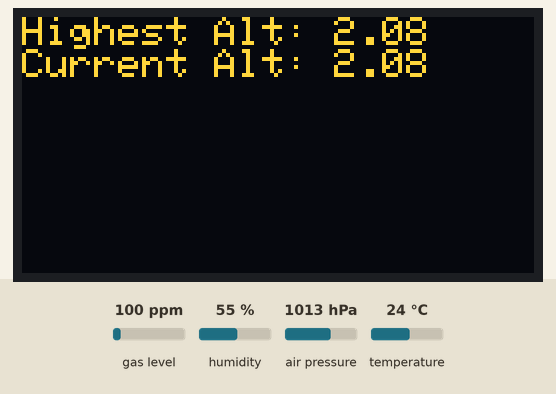
A sketch run on a simulated Arduino Uno, built with avr-gcc and run on an emulated ATmega328P. Parts: 128×64 one-colour display. The test bench sets the inputs (shaded band); at power-on: air pressure 1013 hPa, gas level 100 ppm, humidity 55 %, temperature 24 °C. The OLED is the two-colour kind (top 16 rows yellow); the display library's start-up logo is not drawn.

Above: at 3.2 s.
3.3 s: air pressure set to 952 hPa
At 4.3 s:
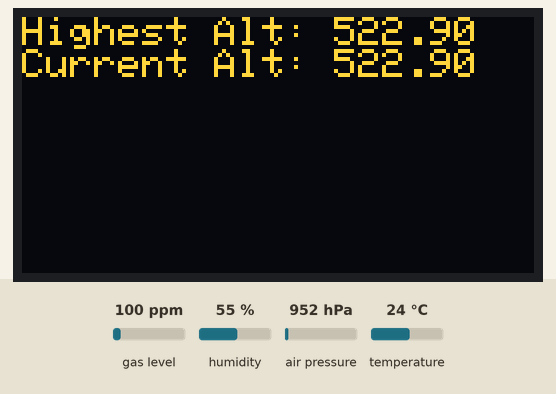
4.8 s: air pressure set to 975 hPa
At 6.0 s:
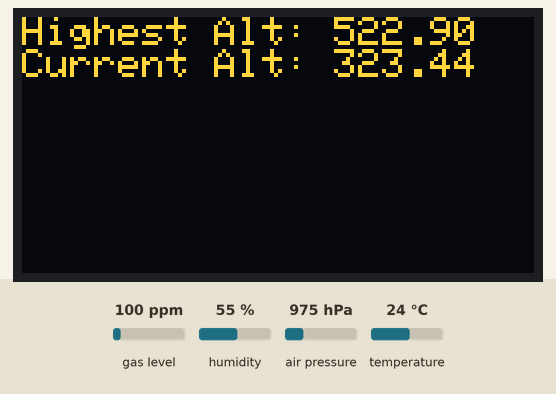
6.3 s: air pressure set to 1000 hPa
At 7.0 s:
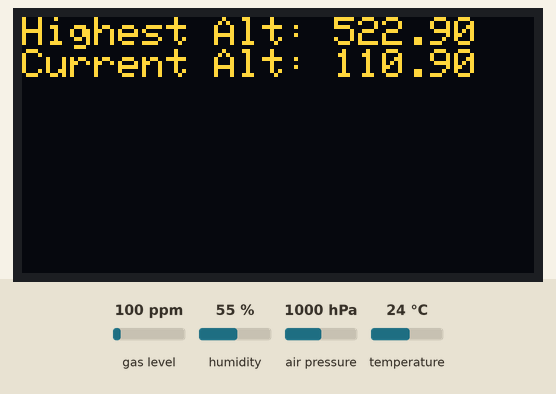
Timing chart, 0 to 9.3 s (numbered marks = the images above; inputs shaded):
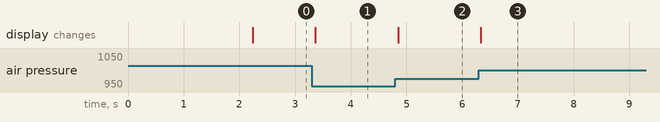

Measured:
- after the input at 3.3 s, the display: changes after 0.06 s (image 1)
- after the input at 4.8 s, the display: changes after 0.05 s (image 2)
- after the input at 6.3 s, the display: changes at once (image 3)

The sketch:

altimeter.ino
```cpp
#include <Wire.h>
#include <Adafruit_GFX.h>
#include <Adafruit_SSD1306.h>
#include <Adafruit_Sensor.h>
#include "Adafruit_BMP3XX.h"

#define SCREEN_WIDTH 128 // OLED display width, in pixels
#define SCREEN_HEIGHT 64 // OLED display height, in pixels

#define SEALEVELPRESSURE_HPA (1013.25) // Adjust to be local presure

#define OLED_RESET     -1 // Reset pin # (or -1 if sharing Arduino reset pin)
#define SCREEN_ADDRESS 0x3C ///< See datasheet for Address; 0x3D for 128x64, 0x3C for 128x32
Adafruit_SSD1306 display(SCREEN_WIDTH, SCREEN_HEIGHT, &Wire, OLED_RESET);
Adafruit_BMP3XX bmp;

float highestAlt = 0;

void setup() {
  Serial.begin(115200);

  if (!display.begin(SSD1306_SWITCHCAPVCC, SCREEN_ADDRESS)) {
    Serial.println(F("SSD1306 allocation failed"));
    for (;;); // Don't proceed, loop forever
  }

  display.display();
  delay(2000); // Pause for 2 seconds

  // Clear the buffer
  display.clearDisplay();


  if (!bmp.begin_I2C()) {   // hardware I2C mode, can pass in address & alt Wire
    Serial.println("Could not find a valid BMP3XX sensor, check wiring!");
    while (1);
  }

  // Set up oversampling and filter initialization
  bmp.setTemperatureOversampling(BMP3_OVERSAMPLING_8X);
  bmp.setPressureOversampling(BMP3_OVERSAMPLING_4X);
  bmp.setIIRFilterCoeff(BMP3_IIR_FILTER_COEFF_3);
  bmp.setOutputDataRate(BMP3_ODR_50_HZ);

}

void loop() {
  display.clearDisplay();
  double currentAlt = 0;

  if (! bmp.performReading()) {
    Serial.println("Failed to perform reading :(");
    return;
  }

  currentAlt = bmp.readAltitude(SEALEVELPRESSURE_HPA);

  if (currentAlt > highestAlt) {
    highestAlt = currentAlt;
  }

  display.setTextSize(1);
  display.setTextColor(SSD1306_WHITE);
  display.setCursor(0, 0);
  display.print(F("Highest Alt: "));
  display.println(highestAlt);
  display.print(F("Current Alt: "));
  display.println(currentAlt);
  display.display();      // Show initial text
}
```
